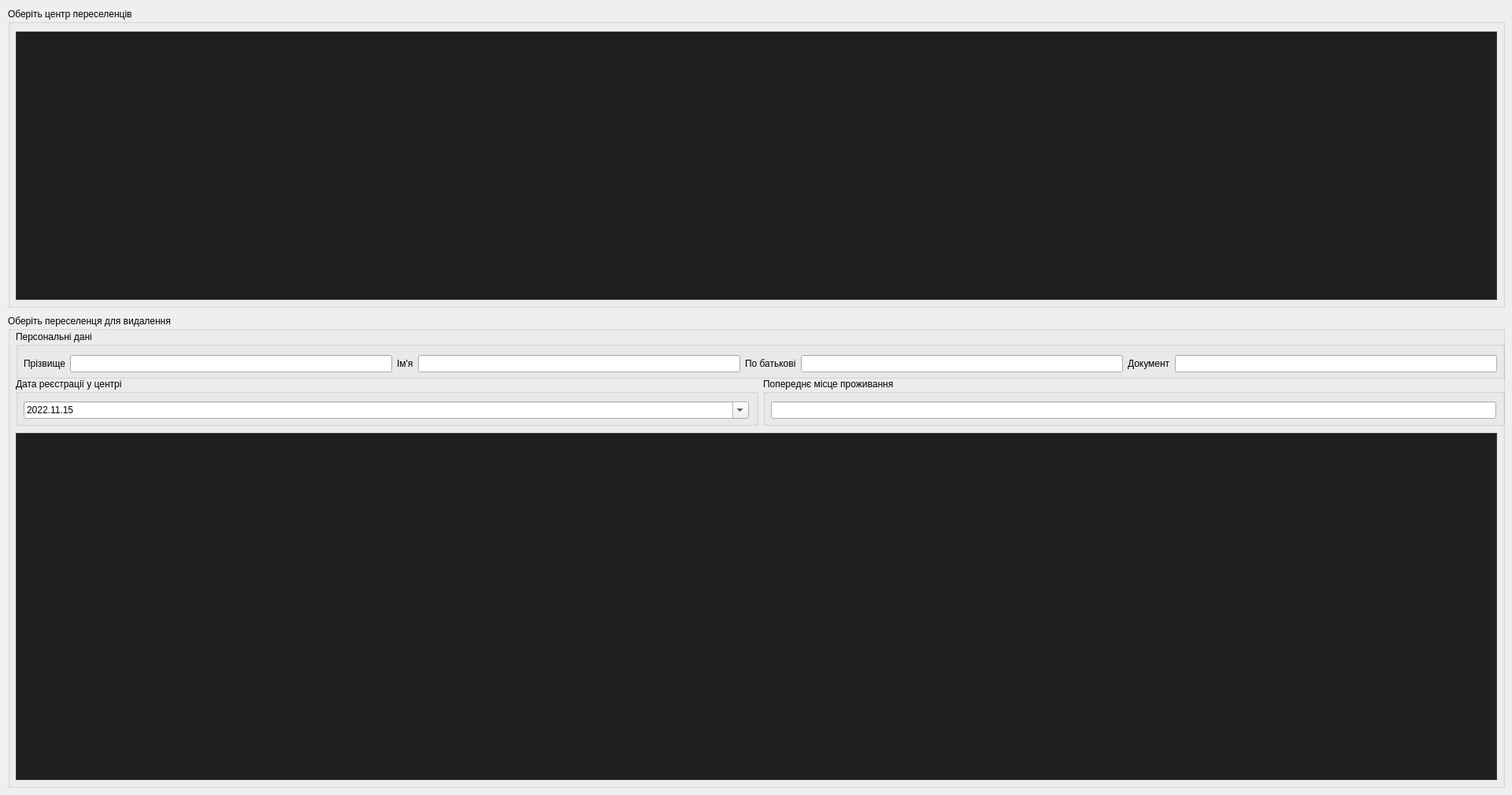
<?xml version="1.0" encoding="UTF-8"?>
<ui version="4.0">
 <class>EvictWindow</class>
 <widget class="QWidget" name="EvictWindow">
  <property name="geometry">
   <rect>
    <x>0</x>
    <y>0</y>
    <width>1920</width>
    <height>1010</height>
   </rect>
  </property>
  <property name="windowTitle">
   <string>Form</string>
  </property>
  <property name="windowIcon">
   <iconset resource="icons.qrc">
    <normaloff>:/icons/evict_icon.png</normaloff>:/icons/evict_icon.png</iconset>
  </property>
  <widget class="QGroupBox" name="groupBox_2">
   <property name="geometry">
    <rect>
     <x>10</x>
     <y>400</y>
     <width>1901</width>
     <height>601</height>
    </rect>
   </property>
   <property name="title">
    <string>Оберіть переселенця для видалення</string>
   </property>
   <widget class="QTableView" name="migrantTableView">
    <property name="geometry">
     <rect>
      <x>10</x>
      <y>150</y>
      <width>1881</width>
      <height>441</height>
     </rect>
    </property>
    <property name="styleSheet">
     <string notr="true">/*!*************************************
  VS15 Dark
****************************************
  Author: chintsu_kun
  Version: 2.0.2
  Licence: GNU General Public License v3.0 (https://www.gnu.org/licenses/gpl-3.0.en.html)
  Url: https://github.com/nikolay-borzov/modorganizer-themes
****************************************
*/
/* For some reason applying background-color or border fixes paddings properties */
QListWidget::item {
  border-width: 0; }

/* Don't override install label on download widget.
   MO2 assigns color depending on download state */
#installLabel {
  color: none; }

/* Make `background-color` work for :hover, :focus and :pressed states */
QToolButton {
  border: none; }

/* Main Window */
QWidget {
  background-color: #2D2D30;
  color: #F1F1F1; }
  QWidget::disabled {
    color: #656565; }

/* Common */
/* remove outline */
* {
  outline: 0; }

*:disabled,
QListView::item:disabled,
*::item:selected:disabled {
  color: #656565; }

/* line heights */
/* QTreeView#fileTree::item - currently have problem with size column vertical
   text align  */
#bsaList::item,
#dataTree::item,
QTreeView#modList::item,
QTreeWidget#categoriesTree::item,
#savegameList::item,
#tabConflicts QTreeWidget::item {
  padding: 0.3em 0; }

QListView::item,
QTreeView#espList::item {
  padding-top: 0.3em;
  padding-bottom: 0.3em;
}

/* to enable border color */
QTreeView,
QListView,
QTextEdit,
QWebView,
QTableView {
  border-style: solid;
  border-width: 1px; }

QAbstractItemView {
  color: #DCDCDC;
  background-color: #1E1E1E;
  alternate-background-color: #262626;
  border-color: #3F3F46; }
  QAbstractItemView::item:selected, QAbstractItemView::item:selected:hover {
    background-color: #3399FF;
    color: #F1F1F1; }

QAbstractItemView[filtered=true] {
	border: 2px solid #f00 !important;
}

QAbstractItemView,
QListView,
QTreeView {
  show-decoration-selected: 1; }

QAbstractItemView::item:hover,
QListView::item:hover,
QTreeView::branch:hover,
QTreeWidget::item:hover {
  background-color: rgba(51, 153, 255, 0.3); }

QAbstractItemView::item:selected:disabled,
QListView::item:selected:disabled,
QTreeView::branch:selected:disabled,
QTreeWidget::item:selected:disabled {
  background-color: rgba(51, 153, 255, 0.3); }

QTreeView::branch:selected {
  background-color: #3399FF; }

QLabel {
  background-color: transparent; }

LinkLabel {
  qproperty-linkColor: #3399FF; }

/* Left Pane &amp; File Trees #QTreeView, #QListView*/
QTreeView::branch:closed:has-children {
  image: url(./vs15/branch-closed.png); }

QTreeView::branch:open:has-children {
  image: url(./vs15/branch-open.png); }

/*QListView::item:hover { }
QListView::item:selected { }*/
QListView::item {
  color: #F1F1F1; }

/* Text areas and text fields #QTextEdit, #QLineEdit, #QWebView */
QTextEdit,
QWebView,
QLineEdit,
QAbstractSpinBox,
QAbstractSpinBox::up-button,
QAbstractSpinBox::down-button,
QComboBox {
  background-color: #333337;
  border-color: #3F3F46; }

QLineEdit:hover,
QAbstractSpinBox:hover,
QTextEdit:hover,
QComboBox:hover,
QComboBox:editable:hover {
  border-color: #007ACC; }

QLineEdit:focus,
QAbstractSpinBox::focus,
QTextEdit:focus,
QComboBox:focus,
QComboBox:editable:focus,
QComboBox:on {
  background-color: #3F3F46;
  border-color: #3399FF; }

QComboBox:on {
  border-bottom-color: #3F3F46; }

QLineEdit,
QAbstractSpinBox {
  min-height: 15px;
  padding: 2px;
  border-style: solid;
  border-width: 1px; }

QLineEdit {
  margin-top: 0; }

/* clear button */
QLineEdit QToolButton,
QLineEdit QToolButton:hover {
  background: none;
  margin-top: 1px; }

QLineEdit#espFilterEdit QToolButton {
  margin-top: -2px;
  margin-bottom: 1px; }

/* Drop-downs #QComboBox*/
QComboBox {
  min-height: 20px;
  padding-left: 5px;
  margin: 3px 0 1px 0;
  border-style: solid;
  border-width: 1px; }
  QComboBox:editable {
    padding-left: 3px;
    /* to enable hover styles */
    background-color: transparent; }
  QComboBox::drop-down {
    width: 20px;
    subcontrol-origin: padding;
    subcontrol-position: top right;
    border: none;
    /* If you need to set style for drop-down button
    &amp;:on,
    &amp;:editable:hover {
      background-color: red;
    } */ }
  QComboBox::down-arrow {
    image: url(./vs15/combobox-down.png); }
  QComboBox QAbstractItemView {
    background-color: #1B1B1C;
    selection-background-color: #3F3F46;
    border-color: #3399FF;
    border-style: solid;
    border-width: 0 1px 1px 1px; }

/* doesn't work http://stackoverflow.com/questions/13308341/qcombobox-abstractitemviewitem*/
/*QComboBox QAbstractItemView:item {
  padding: 10px;
  margin: 10px;
}*/
/* Toolbar */
QToolBar {
  border: none; }

QToolBar::separator {
  border-left-color: #222222;
  border-right-color: #46464A;
  border-width: 0 1px 0 1px;
  border-style: solid;
  width: 0; }

QToolButton {
  padding: 4px; }
  QToolButton:hover, QToolButton:focus {
    background-color: #3E3E40; }
  QToolButton:pressed {
    background-color: #3399FF; }

QToolButton::menu-indicator {
  image: url(./vs15/combobox-down.png);
  subcontrol-origin: padding;
  subcontrol-position: center right;
  padding-top: 10%;
  padding-right: 5%; }

/* Group Boxes #QGroupBox */
QGroupBox {
  border-color: #3F3F46;
  border-style: solid;
  border-width: 1px;
  padding: 1em .3em .3em .3em;
  margin-top: .65em; }

QGroupBox::title {
  subcontrol-origin: margin;
  subcontrol-position: top left;
  padding: 2px;
  left: 10px; }

/* LCD Count */
QLCDNumber {
  border-color: #3F3F46;
  border-style: solid;
  border-width: 1px; }

/* Buttons #QPushButton */
QPushButton {
  background-color: #333337;
  border-color: #3F3F46;
  min-height: 18px;
  padding: 2px 5px;
  border-style: solid;
  border-width: 1px; }

QPushButton:hover,
QPushButton:checked,
QPushButton:focus,
QAbstractSpinBox::up-button:hover,
QAbstractSpinBox::down-button:hover {
  background-color: #007ACC; }

QPushButton:pressed,
QPushButton:checked:hover,
QAbstractSpinBox::up-button:pressed,
QAbstractSpinBox::down-button:pressed {
  background-color: #1C97EA; }

QPushButton:disabled,
QAbstractSpinBox::up-button:disabled,
QAbstractSpinBox::down-button:disabled {
  background-color: #333337;
  border-color: #3F3F46; }

QPushButton::menu-indicator {
  image: url(./vs15/combobox-down.png);
  subcontrol-origin: padding;
  subcontrol-position: center right;
  padding-right: 5%; }

/* Dialog buttons */
QDialog QPushButton,
QSlider::handle:horizontal,
QSlider::handle:vertical {
  color: #000000;
  background-color: #DDDDDD;
  border-color: #707070;
  border-style: solid;
  border-width: 1px; }

QDialog QPushButton:hover,
QSlider::handle:horizontal:hover,
QSlider::handle:vertical:hover,
QSlider::handle:horizontal:pressed,
QSlider::handle:vertical:pressed {
  background-color: #BEE6FD;
  border-color: #3C7FB1; }

QSlider::handle:horizontal:focus:!pressed,
QSlider::handle:vertical:focus:!pressed,
QDialog QPushButton:focus,
QDialog QPushButton:checked {
  background-color: #DDDDDD;
  border-color: #3399FF; }

QDialog QPushButton:disabled,
QSlider::handle:horizontal:disabled,
QSlider::handle:vertical:disabled {
  background-color: #333337;
  border-color: #3F3F46; }

QDialog QPushButton {
  min-width: 1.5em;
  padding-left: .5em;
  padding-right: .5em; }

/* Check boxes and Radio buttons common #QCheckBox, #QRadioButton */
QGroupBox::indicator,
QTreeView::indicator,
QCheckBox::indicator,
QRadioButton::indicator {
  background-color: #2D2D30;
  border-color: #3F3F46;
  width: 13px;
  height: 13px;
  border-style: solid;
  border-width: 1px; }
  QGroupBox::indicator:hover,
  QTreeView::indicator:hover,
  QCheckBox::indicator:hover,
  QRadioButton::indicator:hover {
    background-color: #3F3F46;
    border-color: #007ACC; }

QGroupBox::indicator:checked,
QTreeView::indicator:checked,
QCheckBox::indicator:checked {
  image: url(./vs15/checkbox-check.png); }

QGroupBox::indicator:disabled,
QTreeView::indicator:checked:disabled,
QCheckBox::indicator:checked:disabled {
  image: url(./vs15/checkbox-check-disabled.png); }

/* Check boxes special */
QTreeView#modList::indicator {
  width: 15px;
  height: 15px; }

/* Radio buttons #QRadioButton */
QRadioButton::indicator {
  border-radius: 7px; }
  QRadioButton::indicator::checked {
    background-color: #B9B9BA;
    border-width: 2px;
    width: 11px;
    height: 11px; }
    QRadioButton::indicator::checked:hover {
      border-color: #3F3F46; }

/* Spinners #QSpinBox, #QDoubleSpinBox */
QAbstractSpinBox {
  margin: 1px; }

QAbstractSpinBox::up-button,
QAbstractSpinBox::down-button {
  border-style: solid;
  border-width: 1px;
  subcontrol-origin: padding; }

QAbstractSpinBox::up-button {
  subcontrol-position: top right; }

QAbstractSpinBox::up-arrow {
  image: url(./vs15/spinner-up.png); }

QAbstractSpinBox::down-button {
  subcontrol-position: bottom right; }

QAbstractSpinBox::down-arrow {
  image: url(./vs15/spinner-down.png); }

/* Sliders #QSlider */
QSlider::groove:horizontal {
  background-color: #3F3F46;
  border: none;
  height: 8px;
  margin: 2px 0; }

QSlider::handle:horizontal {
  width: .5em;
  height: 2em;
  margin: -7px 0;
  subcontrol-origin: margin; }

/* Scroll Bars #QAbstractScrollArea, #QScrollBar*/
/* assigning background still leaves not filled area*/
QAbstractScrollArea::corner {
  background-color: transparent; }

/* Horizontal */
QScrollBar:horizontal {
  height: 18px;
  border: none;
  margin: 0 23px 0 23px; }

QScrollBar::handle:horizontal {
  min-width: 32px;
  margin: 4px 2px; }

QScrollBar::add-line:horizontal {
  width: 23px;
  subcontrol-position: right;
  subcontrol-origin: margin; }

QScrollBar::sub-line:horizontal {
  width: 23px;
  subcontrol-position: left;
  subcontrol-origin: margin; }

/* Vertical */
QScrollBar:vertical {
  width: 20px;
  border: none;
  margin: 23px 0 23px 0; }

QScrollBar::handle:vertical {
  min-height: 32px;
  margin: 2px 4px; }

QScrollBar::add-line:vertical {
  height: 23px;
  subcontrol-position: bottom;
  subcontrol-origin: margin; }

QScrollBar::sub-line:vertical {
  height: 23px;
  subcontrol-position: top;
  subcontrol-origin: margin; }

/* Combined */
QScrollBar {
  background-color: #3E3E42;
  border: none; }

QScrollBar::handle {
  background-color: #686868; }

QScrollBar::add-line,
QScrollBar::sub-line {
  background-color: #3E3E42;
  border: none; }

/*QScrollBar::add-line:horizontal:hover,
QScrollBar::sub-line:horizontal:hover,
QScrollBar::add-line:vertical:hover,
QScrollBar::sub-line:vertical:hover,
QScrollBar::add-line:horizontal:pressed,
QScrollBar::sub-line:horizontal:pressed,
QScrollBar::add-line:vertical:pressed,
QScrollBar::sub-line:vertical:pressed { }*/
QScrollBar::handle:hover {
  background: #9E9E9E; }

QScrollBar::handle:pressed {
  background: #EFEBEF; }

QScrollBar::handle:disabled {
  background: #555558; }

QScrollBar::add-page,
QScrollBar::sub-page {
  background: transparent; }

QScrollBar::up-arrow:vertical {
  image: url(./vs15/scrollbar-up.png); }

QScrollBar::up-arrow:vertical:hover {
  image: url(./vs15/scrollbar-up-hover.png); }

QScrollBar::up-arrow:vertical:disabled {
  image: url(./vs15/scrollbar-up-disabled.png); }

QScrollBar::right-arrow:horizontal {
  image: url(./vs15/scrollbar-right.png); }

QScrollBar::right-arrow:horizontal:hover {
  image: url(./vs15/scrollbar-right-hover.png); }

QScrollBar::right-arrow:horizontal:disabled {
  image: url(./vs15/scrollbar-right-disabled.png); }

QScrollBar::down-arrow:vertical {
  image: url(./vs15/scrollbar-down.png); }

QScrollBar::down-arrow:vertical:hover {
  image: url(./vs15/scrollbar-down-hover.png); }

QScrollBar::down-arrow:vertical:disabled {
  image: url(./vs15/scrollbar-down-disabled.png); }

QScrollBar::left-arrow:horizontal {
  image: url(./vs15/scrollbar-left.png); }

QScrollBar::left-arrow:horizontal:hover {
  image: url(./vs15/scrollbar-left-hover.png); }

QScrollBar::left-arrow:horizontal:disabled {
  image: url(./vs15/scrollbar-left-disabled.png); }

/* Header Rows and Tables (Configure Mod Categories) #QTableView, #QHeaderView */
QTableView {
  gridline-color: #3F3F46;
  selection-background-color: #3399FF;
  selection-color: #F1F1F1; }

QTableView QTableCornerButton::section {
  background: #252526;
  border-color: #3F3F46;
  border-style: solid;
  border-width: 0 1px 1px 0; }

QHeaderView {
  border: none; }

QHeaderView::section {
  background: #252526;
  border-color: #3F3F46;
  padding: 3px 5px;
  border-style: solid;
  border-width: 0 1px 1px 0; }

QHeaderView::section:hover {
  background: #3E3E40;
  color: #F6F6F6; }

/*QHeaderView::section:first { }*/
QHeaderView::section:last {
  border-right: 0; }

QHeaderView::up-arrow {
  image: url(./vs15/sort-asc.png);
  margin-bottom: -37px; }

DownloadListView QHeaderView::up-arrow {
  margin-bottom: -47px; }

QHeaderView::down-arrow {
  image: url(./vs15/sort-desc.png);
  margin-bottom: 0; }

/* Context menus, toolbar drop-downs #QMenu  */
QMenu {
  background-color: #1A1A1C;
  border-color: #333337;
  border-style: solid;
  border-width: 1px;
  padding: 2px; }

QMenu::item {
  background: transparent;
  padding: 4px 20px; }

QMenu::item:selected, QMenuBar::item:selected {
  background-color: #333334; }

QMenu::item:disabled {
  background-color: transparent; }

QMenu::separator {
  background-color: #333337;
  height: 1px;
  margin: 1px 0; }

QMenu::icon {
  margin: 1px; }

QMenu::right-arrow {
  image: url(./vs15/sub-menu-arrow.png);
  subcontrol-origin: padding;
  subcontrol-position: center right;
  padding-right: .5em; }

QMenu QPushButton {
  background-color: transparent;
  border-color: #3F3F46;
  margin: 1px 0 1px 0; }

QMenu QCheckBox,
QMenu QRadioButton {
  background-color: transparent;
  padding: 5px 2px; }

/* Tool tips #QToolTip, #SaveGameInfoWidget */
QToolTip,
SaveGameInfoWidget {
  background-color: #424245;
  border-color: #4D4D50;
  color: #F1F1F1;
  border-style: solid;
  border-width: 1px;
  padding: 2px; }

QStatusBar::item {border: None;}

/* Progress Bars (Downloads) #QProgressBar */
QProgressBar {
  background-color: #E6E6E6;
  color: #000;
  border-color: #BCBCBC;
  text-align: center;
  border-style: solid;
  border-width: 1px;
  margin: 0 0px; }

QProgressBar::chunk {
  background: #06B025; }

DownloadListView[downloadView=standard]::item {
	padding: 16px;
}

DownloadListView[downloadView=compact]::item {
	padding: 4px;
}

/* Right Pane and Tab Bars #QTabWidget, #QTabBar */
QTabWidget::pane {
  border-color: #3F3F46;
  border-top-color: #007ACC;
  top: 0;
  border-style: solid;
  border-width: 1px; }

QTabWidget::pane:disabled {
  border-top-color: #3F3F46; }

/*QTabWidget::tab-bar { }*/
QTabBar::tab {
  background-color: transparent;
  padding: 4px 1em;
  border: none; }

QTabBar::tab:hover {
  background-color: #1C97EA; }

QTabBar::tab:selected,
QTabBar::tab:selected:hover {
  background-color: #007ACC; }

QTabBar::tab:disabled {
  background-color: transparent;
  color: #656565; }

QTabBar::tab:selected:disabled {
  background-color: #3F3F46; }

/* Scrollers */
QTabBar QToolButton {
  background-color: #333337;
  border-color: #3F3F46;
  padding: 1px;
  margin: 0;
  border-style: solid;
  border-width: 1px; }

QTabBar QToolButton:hover {
  border-color: #007ACC;
  border-width: 1px;
  border-style: solid; }

QTabBar QToolButton:disabled,
QTabBar QToolButton:pressed:hover {
  background-color: #333337; }

/*QTabBar::tear { }*/
QTabBar::scroller {
  width: 23px;
  background-color: red; }

QTabBar QToolButton::right-arrow {
  image: url(./vs15/scrollbar-right.png); }

QTabBar QToolButton::right-arrow:hover {
  image: url(./vs15/scrollbar-right-hover.png); }

QTabBar QToolButton::left-arrow {
  image: url(./vs15/scrollbar-left.png); }

QTabBar QToolButton::left-arrow:hover {
  image: url(./vs15/scrollbar-left-hover.png); }

/* Special styles */
QWidget#tabImages QPushButton {
  background-color: transparent;
  margin: 0 .3em;
  padding: 0; }

/* like dialog QPushButton*/
QWidget#tabESPs QToolButton {
  color: #000000;
  background-color: #DDDDDD;
  border-color: #707070;
  border-style: solid;
  border-width: 1px; }

QWidget#tabESPs QToolButton:hover {
  background-color: #BEE6FD;
  border-color: #3C7FB1; }

QWidget#tabESPs QToolButton:focus {
  background-color: #DDDDDD;
  border-color: #3399FF; }

QWidget#tabESPs QToolButton:disabled {
  background-color: #333337;
  border-color: #3F3F46; }

QTreeWidget#categoriesList {
  /*min-width: 225px;*/ }

QTreeWidget#categoriesList::item {
  background-position: center left;
  background-repeat: no-repeat;
  padding: .35em 10px; }

QTreeWidget#categoriesList::item:has-children {
  background-image: url(./vs15/branch-closed.png); }

QTreeWidget#categoriesList::item:has-children:open {
  background-image: url(./vs15/branch-open.png); }

QDialog#QueryOverwriteDialog QPushButton {
  margin-left: .5em; }

QDialog#PyCfgDialog QPushButton:hover {
  background-color: #BEE6FD; }

QLineEdit#modFilterEdit {
  margin-top: 2px; }

/* highlight unchecked BSAs */
QWidget#bsaTab QTreeWidget::indicator:unchecked {
  background-color: #3399FF; }

/* increase version text field */
QLineEdit#versionEdit {
  max-width: 100px; }

/* Dialogs width changes */
/* increase width to prevent buttons cutting */
QDialog#QueryOverwriteDialog {
  min-width: 565px; }

QDialog#ModInfoDialog {
  min-width: 850px; }

QLineEdit[valid-filter=false] {
	background-color: #661111 !important;
}</string>
    </property>
   </widget>
   <widget class="QGroupBox" name="groupBox_5">
    <property name="geometry">
     <rect>
      <x>10</x>
      <y>20</y>
      <width>1891</width>
      <height>61</height>
     </rect>
    </property>
    <property name="title">
     <string>Персональні дані</string>
    </property>
    <widget class="QWidget" name="layoutWidget">
     <property name="geometry">
      <rect>
       <x>10</x>
       <y>30</y>
       <width>1871</width>
       <height>24</height>
      </rect>
     </property>
     <layout class="QHBoxLayout" name="horizontalLayout">
      <item>
       <widget class="QLabel" name="label">
        <property name="text">
         <string>Прізвище</string>
        </property>
       </widget>
      </item>
      <item>
       <widget class="QLineEdit" name="lastnameLineEdit"/>
      </item>
      <item>
       <widget class="QLabel" name="label_2">
        <property name="text">
         <string>Ім'я</string>
        </property>
       </widget>
      </item>
      <item>
       <widget class="QLineEdit" name="firstnameLineEdit"/>
      </item>
      <item>
       <widget class="QLabel" name="label_3">
        <property name="text">
         <string>По батькові</string>
        </property>
       </widget>
      </item>
      <item>
       <widget class="QLineEdit" name="middlenameLineEdit">
        <property name="text">
         <string/>
        </property>
       </widget>
      </item>
      <item>
       <widget class="QLabel" name="label_4">
        <property name="text">
         <string>Документ</string>
        </property>
       </widget>
      </item>
      <item>
       <widget class="QLineEdit" name="passportLineEdit"/>
      </item>
     </layout>
    </widget>
   </widget>
   <widget class="QWidget" name="layoutWidget_2">
    <property name="geometry">
     <rect>
      <x>10</x>
      <y>80</y>
      <width>1891</width>
      <height>61</height>
     </rect>
    </property>
    <layout class="QHBoxLayout" name="horizontalLayout_3">
     <item>
      <widget class="QGroupBox" name="groupBox_4">
       <property name="title">
        <string>Дата реєстрації у центрі</string>
       </property>
       <widget class="QDateEdit" name="checkinDateEdit">
        <property name="geometry">
         <rect>
          <x>10</x>
          <y>30</y>
          <width>921</width>
          <height>22</height>
         </rect>
        </property>
        <property name="styleSheet">
         <string notr="true">QDateEdit:hover {	border: 1px solid rgb(64, 71, 88); } QDateEdit:focus {	border: 1px solid rgb(255, 67, 254); }</string>
        </property>
        <property name="displayFormat">
         <string>yyyy.MM.dd</string>
        </property>
        <property name="calendarPopup">
         <bool>true</bool>
        </property>
        <property name="date">
         <date>
          <year>2022</year>
          <month>11</month>
          <day>15</day>
         </date>
        </property>
       </widget>
      </widget>
     </item>
     <item>
      <widget class="QGroupBox" name="groupBox_6">
       <property name="title">
        <string>Попереднє місце проживання</string>
       </property>
       <widget class="QLineEdit" name="previousResidenceLineEdit">
        <property name="geometry">
         <rect>
          <x>10</x>
          <y>30</y>
          <width>921</width>
          <height>22</height>
         </rect>
        </property>
        <property name="text">
         <string/>
        </property>
       </widget>
      </widget>
     </item>
    </layout>
   </widget>
  </widget>
  <widget class="QGroupBox" name="groupBox">
   <property name="geometry">
    <rect>
     <x>10</x>
     <y>10</y>
     <width>1901</width>
     <height>381</height>
    </rect>
   </property>
   <property name="title">
    <string>Оберіть центр переселенців</string>
   </property>
   <widget class="QTableView" name="centerTableView">
    <property name="geometry">
     <rect>
      <x>10</x>
      <y>30</y>
      <width>1881</width>
      <height>341</height>
     </rect>
    </property>
    <property name="styleSheet">
     <string notr="true">/*!*************************************
  VS15 Dark
****************************************
  Author: chintsu_kun
  Version: 2.0.2
  Licence: GNU General Public License v3.0 (https://www.gnu.org/licenses/gpl-3.0.en.html)
  Url: https://github.com/nikolay-borzov/modorganizer-themes
****************************************
*/
/* For some reason applying background-color or border fixes paddings properties */
QListWidget::item {
  border-width: 0; }

/* Don't override install label on download widget.
   MO2 assigns color depending on download state */
#installLabel {
  color: none; }

/* Make `background-color` work for :hover, :focus and :pressed states */
QToolButton {
  border: none; }

/* Main Window */
QWidget {
  background-color: #2D2D30;
  color: #F1F1F1; }
  QWidget::disabled {
    color: #656565; }

/* Common */
/* remove outline */
* {
  outline: 0; }

*:disabled,
QListView::item:disabled,
*::item:selected:disabled {
  color: #656565; }

/* line heights */
/* QTreeView#fileTree::item - currently have problem with size column vertical
   text align  */
#bsaList::item,
#dataTree::item,
QTreeView#modList::item,
QTreeWidget#categoriesTree::item,
#savegameList::item,
#tabConflicts QTreeWidget::item {
  padding: 0.3em 0; }

QListView::item,
QTreeView#espList::item {
  padding-top: 0.3em;
  padding-bottom: 0.3em;
}

/* to enable border color */
QTreeView,
QListView,
QTextEdit,
QWebView,
QTableView {
  border-style: solid;
  border-width: 1px; }

QAbstractItemView {
  color: #DCDCDC;
  background-color: #1E1E1E;
  alternate-background-color: #262626;
  border-color: #3F3F46; }
  QAbstractItemView::item:selected, QAbstractItemView::item:selected:hover {
    background-color: #3399FF;
    color: #F1F1F1; }

QAbstractItemView[filtered=true] {
	border: 2px solid #f00 !important;
}

QAbstractItemView,
QListView,
QTreeView {
  show-decoration-selected: 1; }

QAbstractItemView::item:hover,
QListView::item:hover,
QTreeView::branch:hover,
QTreeWidget::item:hover {
  background-color: rgba(51, 153, 255, 0.3); }

QAbstractItemView::item:selected:disabled,
QListView::item:selected:disabled,
QTreeView::branch:selected:disabled,
QTreeWidget::item:selected:disabled {
  background-color: rgba(51, 153, 255, 0.3); }

QTreeView::branch:selected {
  background-color: #3399FF; }

QLabel {
  background-color: transparent; }

LinkLabel {
  qproperty-linkColor: #3399FF; }

/* Left Pane &amp; File Trees #QTreeView, #QListView*/
QTreeView::branch:closed:has-children {
  image: url(./vs15/branch-closed.png); }

QTreeView::branch:open:has-children {
  image: url(./vs15/branch-open.png); }

/*QListView::item:hover { }
QListView::item:selected { }*/
QListView::item {
  color: #F1F1F1; }

/* Text areas and text fields #QTextEdit, #QLineEdit, #QWebView */
QTextEdit,
QWebView,
QLineEdit,
QAbstractSpinBox,
QAbstractSpinBox::up-button,
QAbstractSpinBox::down-button,
QComboBox {
  background-color: #333337;
  border-color: #3F3F46; }

QLineEdit:hover,
QAbstractSpinBox:hover,
QTextEdit:hover,
QComboBox:hover,
QComboBox:editable:hover {
  border-color: #007ACC; }

QLineEdit:focus,
QAbstractSpinBox::focus,
QTextEdit:focus,
QComboBox:focus,
QComboBox:editable:focus,
QComboBox:on {
  background-color: #3F3F46;
  border-color: #3399FF; }

QComboBox:on {
  border-bottom-color: #3F3F46; }

QLineEdit,
QAbstractSpinBox {
  min-height: 15px;
  padding: 2px;
  border-style: solid;
  border-width: 1px; }

QLineEdit {
  margin-top: 0; }

/* clear button */
QLineEdit QToolButton,
QLineEdit QToolButton:hover {
  background: none;
  margin-top: 1px; }

QLineEdit#espFilterEdit QToolButton {
  margin-top: -2px;
  margin-bottom: 1px; }

/* Drop-downs #QComboBox*/
QComboBox {
  min-height: 20px;
  padding-left: 5px;
  margin: 3px 0 1px 0;
  border-style: solid;
  border-width: 1px; }
  QComboBox:editable {
    padding-left: 3px;
    /* to enable hover styles */
    background-color: transparent; }
  QComboBox::drop-down {
    width: 20px;
    subcontrol-origin: padding;
    subcontrol-position: top right;
    border: none;
    /* If you need to set style for drop-down button
    &amp;:on,
    &amp;:editable:hover {
      background-color: red;
    } */ }
  QComboBox::down-arrow {
    image: url(./vs15/combobox-down.png); }
  QComboBox QAbstractItemView {
    background-color: #1B1B1C;
    selection-background-color: #3F3F46;
    border-color: #3399FF;
    border-style: solid;
    border-width: 0 1px 1px 1px; }

/* doesn't work http://stackoverflow.com/questions/13308341/qcombobox-abstractitemviewitem*/
/*QComboBox QAbstractItemView:item {
  padding: 10px;
  margin: 10px;
}*/
/* Toolbar */
QToolBar {
  border: none; }

QToolBar::separator {
  border-left-color: #222222;
  border-right-color: #46464A;
  border-width: 0 1px 0 1px;
  border-style: solid;
  width: 0; }

QToolButton {
  padding: 4px; }
  QToolButton:hover, QToolButton:focus {
    background-color: #3E3E40; }
  QToolButton:pressed {
    background-color: #3399FF; }

QToolButton::menu-indicator {
  image: url(./vs15/combobox-down.png);
  subcontrol-origin: padding;
  subcontrol-position: center right;
  padding-top: 10%;
  padding-right: 5%; }

/* Group Boxes #QGroupBox */
QGroupBox {
  border-color: #3F3F46;
  border-style: solid;
  border-width: 1px;
  padding: 1em .3em .3em .3em;
  margin-top: .65em; }

QGroupBox::title {
  subcontrol-origin: margin;
  subcontrol-position: top left;
  padding: 2px;
  left: 10px; }

/* LCD Count */
QLCDNumber {
  border-color: #3F3F46;
  border-style: solid;
  border-width: 1px; }

/* Buttons #QPushButton */
QPushButton {
  background-color: #333337;
  border-color: #3F3F46;
  min-height: 18px;
  padding: 2px 5px;
  border-style: solid;
  border-width: 1px; }

QPushButton:hover,
QPushButton:checked,
QPushButton:focus,
QAbstractSpinBox::up-button:hover,
QAbstractSpinBox::down-button:hover {
  background-color: #007ACC; }

QPushButton:pressed,
QPushButton:checked:hover,
QAbstractSpinBox::up-button:pressed,
QAbstractSpinBox::down-button:pressed {
  background-color: #1C97EA; }

QPushButton:disabled,
QAbstractSpinBox::up-button:disabled,
QAbstractSpinBox::down-button:disabled {
  background-color: #333337;
  border-color: #3F3F46; }

QPushButton::menu-indicator {
  image: url(./vs15/combobox-down.png);
  subcontrol-origin: padding;
  subcontrol-position: center right;
  padding-right: 5%; }

/* Dialog buttons */
QDialog QPushButton,
QSlider::handle:horizontal,
QSlider::handle:vertical {
  color: #000000;
  background-color: #DDDDDD;
  border-color: #707070;
  border-style: solid;
  border-width: 1px; }

QDialog QPushButton:hover,
QSlider::handle:horizontal:hover,
QSlider::handle:vertical:hover,
QSlider::handle:horizontal:pressed,
QSlider::handle:vertical:pressed {
  background-color: #BEE6FD;
  border-color: #3C7FB1; }

QSlider::handle:horizontal:focus:!pressed,
QSlider::handle:vertical:focus:!pressed,
QDialog QPushButton:focus,
QDialog QPushButton:checked {
  background-color: #DDDDDD;
  border-color: #3399FF; }

QDialog QPushButton:disabled,
QSlider::handle:horizontal:disabled,
QSlider::handle:vertical:disabled {
  background-color: #333337;
  border-color: #3F3F46; }

QDialog QPushButton {
  min-width: 1.5em;
  padding-left: .5em;
  padding-right: .5em; }

/* Check boxes and Radio buttons common #QCheckBox, #QRadioButton */
QGroupBox::indicator,
QTreeView::indicator,
QCheckBox::indicator,
QRadioButton::indicator {
  background-color: #2D2D30;
  border-color: #3F3F46;
  width: 13px;
  height: 13px;
  border-style: solid;
  border-width: 1px; }
  QGroupBox::indicator:hover,
  QTreeView::indicator:hover,
  QCheckBox::indicator:hover,
  QRadioButton::indicator:hover {
    background-color: #3F3F46;
    border-color: #007ACC; }

QGroupBox::indicator:checked,
QTreeView::indicator:checked,
QCheckBox::indicator:checked {
  image: url(./vs15/checkbox-check.png); }

QGroupBox::indicator:disabled,
QTreeView::indicator:checked:disabled,
QCheckBox::indicator:checked:disabled {
  image: url(./vs15/checkbox-check-disabled.png); }

/* Check boxes special */
QTreeView#modList::indicator {
  width: 15px;
  height: 15px; }

/* Radio buttons #QRadioButton */
QRadioButton::indicator {
  border-radius: 7px; }
  QRadioButton::indicator::checked {
    background-color: #B9B9BA;
    border-width: 2px;
    width: 11px;
    height: 11px; }
    QRadioButton::indicator::checked:hover {
      border-color: #3F3F46; }

/* Spinners #QSpinBox, #QDoubleSpinBox */
QAbstractSpinBox {
  margin: 1px; }

QAbstractSpinBox::up-button,
QAbstractSpinBox::down-button {
  border-style: solid;
  border-width: 1px;
  subcontrol-origin: padding; }

QAbstractSpinBox::up-button {
  subcontrol-position: top right; }

QAbstractSpinBox::up-arrow {
  image: url(./vs15/spinner-up.png); }

QAbstractSpinBox::down-button {
  subcontrol-position: bottom right; }

QAbstractSpinBox::down-arrow {
  image: url(./vs15/spinner-down.png); }

/* Sliders #QSlider */
QSlider::groove:horizontal {
  background-color: #3F3F46;
  border: none;
  height: 8px;
  margin: 2px 0; }

QSlider::handle:horizontal {
  width: .5em;
  height: 2em;
  margin: -7px 0;
  subcontrol-origin: margin; }

/* Scroll Bars #QAbstractScrollArea, #QScrollBar*/
/* assigning background still leaves not filled area*/
QAbstractScrollArea::corner {
  background-color: transparent; }

/* Horizontal */
QScrollBar:horizontal {
  height: 18px;
  border: none;
  margin: 0 23px 0 23px; }

QScrollBar::handle:horizontal {
  min-width: 32px;
  margin: 4px 2px; }

QScrollBar::add-line:horizontal {
  width: 23px;
  subcontrol-position: right;
  subcontrol-origin: margin; }

QScrollBar::sub-line:horizontal {
  width: 23px;
  subcontrol-position: left;
  subcontrol-origin: margin; }

/* Vertical */
QScrollBar:vertical {
  width: 20px;
  border: none;
  margin: 23px 0 23px 0; }

QScrollBar::handle:vertical {
  min-height: 32px;
  margin: 2px 4px; }

QScrollBar::add-line:vertical {
  height: 23px;
  subcontrol-position: bottom;
  subcontrol-origin: margin; }

QScrollBar::sub-line:vertical {
  height: 23px;
  subcontrol-position: top;
  subcontrol-origin: margin; }

/* Combined */
QScrollBar {
  background-color: #3E3E42;
  border: none; }

QScrollBar::handle {
  background-color: #686868; }

QScrollBar::add-line,
QScrollBar::sub-line {
  background-color: #3E3E42;
  border: none; }

/*QScrollBar::add-line:horizontal:hover,
QScrollBar::sub-line:horizontal:hover,
QScrollBar::add-line:vertical:hover,
QScrollBar::sub-line:vertical:hover,
QScrollBar::add-line:horizontal:pressed,
QScrollBar::sub-line:horizontal:pressed,
QScrollBar::add-line:vertical:pressed,
QScrollBar::sub-line:vertical:pressed { }*/
QScrollBar::handle:hover {
  background: #9E9E9E; }

QScrollBar::handle:pressed {
  background: #EFEBEF; }

QScrollBar::handle:disabled {
  background: #555558; }

QScrollBar::add-page,
QScrollBar::sub-page {
  background: transparent; }

QScrollBar::up-arrow:vertical {
  image: url(./vs15/scrollbar-up.png); }

QScrollBar::up-arrow:vertical:hover {
  image: url(./vs15/scrollbar-up-hover.png); }

QScrollBar::up-arrow:vertical:disabled {
  image: url(./vs15/scrollbar-up-disabled.png); }

QScrollBar::right-arrow:horizontal {
  image: url(./vs15/scrollbar-right.png); }

QScrollBar::right-arrow:horizontal:hover {
  image: url(./vs15/scrollbar-right-hover.png); }

QScrollBar::right-arrow:horizontal:disabled {
  image: url(./vs15/scrollbar-right-disabled.png); }

QScrollBar::down-arrow:vertical {
  image: url(./vs15/scrollbar-down.png); }

QScrollBar::down-arrow:vertical:hover {
  image: url(./vs15/scrollbar-down-hover.png); }

QScrollBar::down-arrow:vertical:disabled {
  image: url(./vs15/scrollbar-down-disabled.png); }

QScrollBar::left-arrow:horizontal {
  image: url(./vs15/scrollbar-left.png); }

QScrollBar::left-arrow:horizontal:hover {
  image: url(./vs15/scrollbar-left-hover.png); }

QScrollBar::left-arrow:horizontal:disabled {
  image: url(./vs15/scrollbar-left-disabled.png); }

/* Header Rows and Tables (Configure Mod Categories) #QTableView, #QHeaderView */
QTableView {
  gridline-color: #3F3F46;
  selection-background-color: #3399FF;
  selection-color: #F1F1F1; }

QTableView QTableCornerButton::section {
  background: #252526;
  border-color: #3F3F46;
  border-style: solid;
  border-width: 0 1px 1px 0; }

QHeaderView {
  border: none; }

QHeaderView::section {
  background: #252526;
  border-color: #3F3F46;
  padding: 3px 5px;
  border-style: solid;
  border-width: 0 1px 1px 0; }

QHeaderView::section:hover {
  background: #3E3E40;
  color: #F6F6F6; }

/*QHeaderView::section:first { }*/
QHeaderView::section:last {
  border-right: 0; }

QHeaderView::up-arrow {
  image: url(./vs15/sort-asc.png);
  margin-bottom: -37px; }

DownloadListView QHeaderView::up-arrow {
  margin-bottom: -47px; }

QHeaderView::down-arrow {
  image: url(./vs15/sort-desc.png);
  margin-bottom: 0; }

/* Context menus, toolbar drop-downs #QMenu  */
QMenu {
  background-color: #1A1A1C;
  border-color: #333337;
  border-style: solid;
  border-width: 1px;
  padding: 2px; }

QMenu::item {
  background: transparent;
  padding: 4px 20px; }

QMenu::item:selected, QMenuBar::item:selected {
  background-color: #333334; }

QMenu::item:disabled {
  background-color: transparent; }

QMenu::separator {
  background-color: #333337;
  height: 1px;
  margin: 1px 0; }

QMenu::icon {
  margin: 1px; }

QMenu::right-arrow {
  image: url(./vs15/sub-menu-arrow.png);
  subcontrol-origin: padding;
  subcontrol-position: center right;
  padding-right: .5em; }

QMenu QPushButton {
  background-color: transparent;
  border-color: #3F3F46;
  margin: 1px 0 1px 0; }

QMenu QCheckBox,
QMenu QRadioButton {
  background-color: transparent;
  padding: 5px 2px; }

/* Tool tips #QToolTip, #SaveGameInfoWidget */
QToolTip,
SaveGameInfoWidget {
  background-color: #424245;
  border-color: #4D4D50;
  color: #F1F1F1;
  border-style: solid;
  border-width: 1px;
  padding: 2px; }

QStatusBar::item {border: None;}

/* Progress Bars (Downloads) #QProgressBar */
QProgressBar {
  background-color: #E6E6E6;
  color: #000;
  border-color: #BCBCBC;
  text-align: center;
  border-style: solid;
  border-width: 1px;
  margin: 0 0px; }

QProgressBar::chunk {
  background: #06B025; }

DownloadListView[downloadView=standard]::item {
	padding: 16px;
}

DownloadListView[downloadView=compact]::item {
	padding: 4px;
}

/* Right Pane and Tab Bars #QTabWidget, #QTabBar */
QTabWidget::pane {
  border-color: #3F3F46;
  border-top-color: #007ACC;
  top: 0;
  border-style: solid;
  border-width: 1px; }

QTabWidget::pane:disabled {
  border-top-color: #3F3F46; }

/*QTabWidget::tab-bar { }*/
QTabBar::tab {
  background-color: transparent;
  padding: 4px 1em;
  border: none; }

QTabBar::tab:hover {
  background-color: #1C97EA; }

QTabBar::tab:selected,
QTabBar::tab:selected:hover {
  background-color: #007ACC; }

QTabBar::tab:disabled {
  background-color: transparent;
  color: #656565; }

QTabBar::tab:selected:disabled {
  background-color: #3F3F46; }

/* Scrollers */
QTabBar QToolButton {
  background-color: #333337;
  border-color: #3F3F46;
  padding: 1px;
  margin: 0;
  border-style: solid;
  border-width: 1px; }

QTabBar QToolButton:hover {
  border-color: #007ACC;
  border-width: 1px;
  border-style: solid; }

QTabBar QToolButton:disabled,
QTabBar QToolButton:pressed:hover {
  background-color: #333337; }

/*QTabBar::tear { }*/
QTabBar::scroller {
  width: 23px;
  background-color: red; }

QTabBar QToolButton::right-arrow {
  image: url(./vs15/scrollbar-right.png); }

QTabBar QToolButton::right-arrow:hover {
  image: url(./vs15/scrollbar-right-hover.png); }

QTabBar QToolButton::left-arrow {
  image: url(./vs15/scrollbar-left.png); }

QTabBar QToolButton::left-arrow:hover {
  image: url(./vs15/scrollbar-left-hover.png); }

/* Special styles */
QWidget#tabImages QPushButton {
  background-color: transparent;
  margin: 0 .3em;
  padding: 0; }

/* like dialog QPushButton*/
QWidget#tabESPs QToolButton {
  color: #000000;
  background-color: #DDDDDD;
  border-color: #707070;
  border-style: solid;
  border-width: 1px; }

QWidget#tabESPs QToolButton:hover {
  background-color: #BEE6FD;
  border-color: #3C7FB1; }

QWidget#tabESPs QToolButton:focus {
  background-color: #DDDDDD;
  border-color: #3399FF; }

QWidget#tabESPs QToolButton:disabled {
  background-color: #333337;
  border-color: #3F3F46; }

QTreeWidget#categoriesList {
  /*min-width: 225px;*/ }

QTreeWidget#categoriesList::item {
  background-position: center left;
  background-repeat: no-repeat;
  padding: .35em 10px; }

QTreeWidget#categoriesList::item:has-children {
  background-image: url(./vs15/branch-closed.png); }

QTreeWidget#categoriesList::item:has-children:open {
  background-image: url(./vs15/branch-open.png); }

QDialog#QueryOverwriteDialog QPushButton {
  margin-left: .5em; }

QDialog#PyCfgDialog QPushButton:hover {
  background-color: #BEE6FD; }

QLineEdit#modFilterEdit {
  margin-top: 2px; }

/* highlight unchecked BSAs */
QWidget#bsaTab QTreeWidget::indicator:unchecked {
  background-color: #3399FF; }

/* increase version text field */
QLineEdit#versionEdit {
  max-width: 100px; }

/* Dialogs width changes */
/* increase width to prevent buttons cutting */
QDialog#QueryOverwriteDialog {
  min-width: 565px; }

QDialog#ModInfoDialog {
  min-width: 850px; }

QLineEdit[valid-filter=false] {
	background-color: #661111 !important;
}</string>
    </property>
   </widget>
  </widget>
 </widget>
 <resources>
  <include location="icons.qrc"/>
 </resources>
 <connections/>
</ui>
